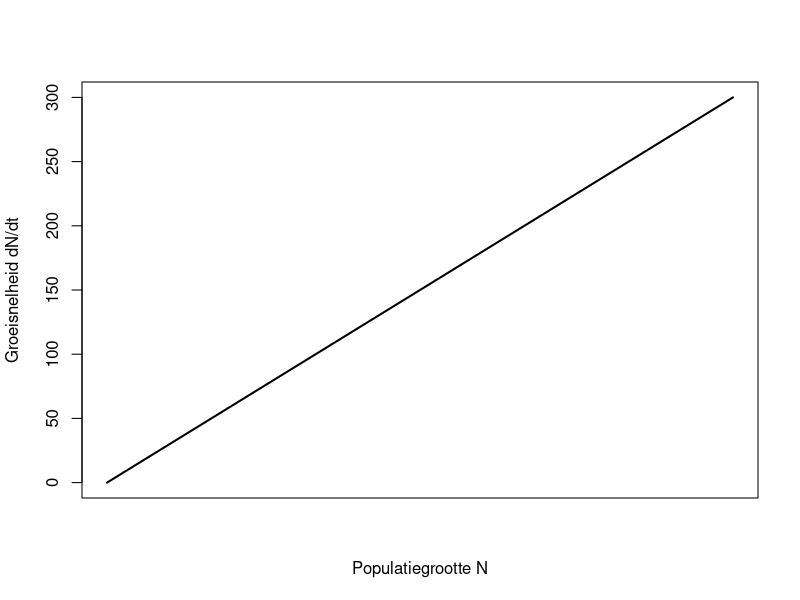
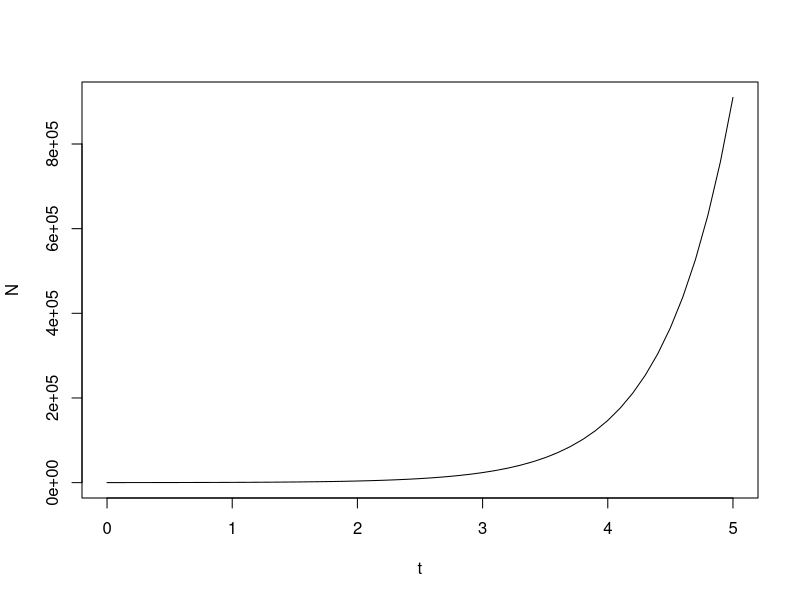
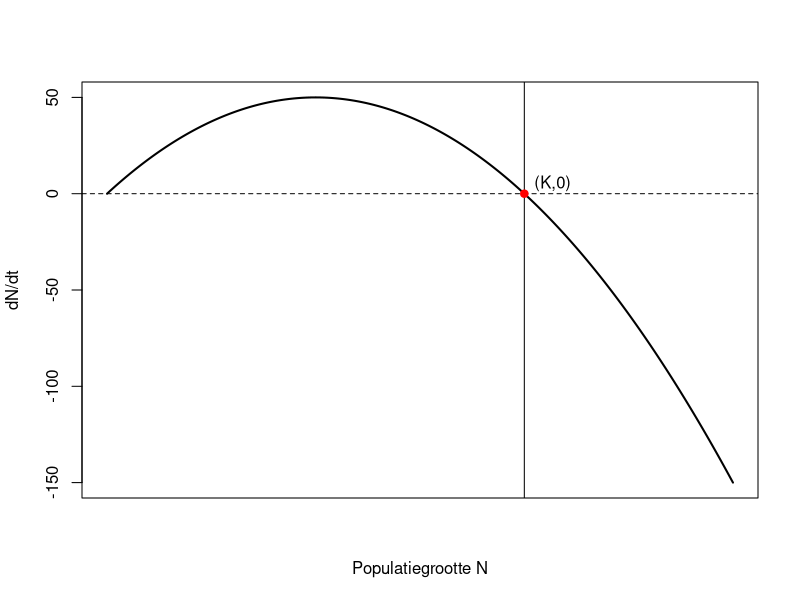
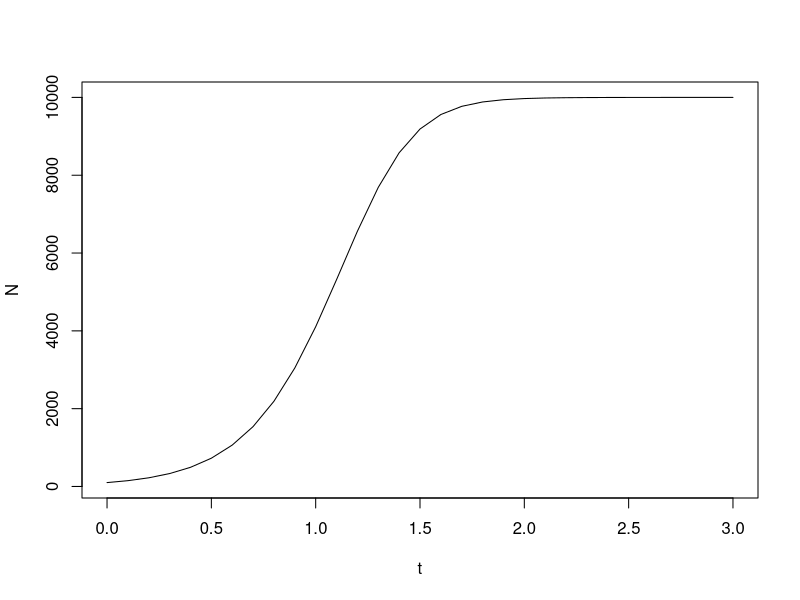
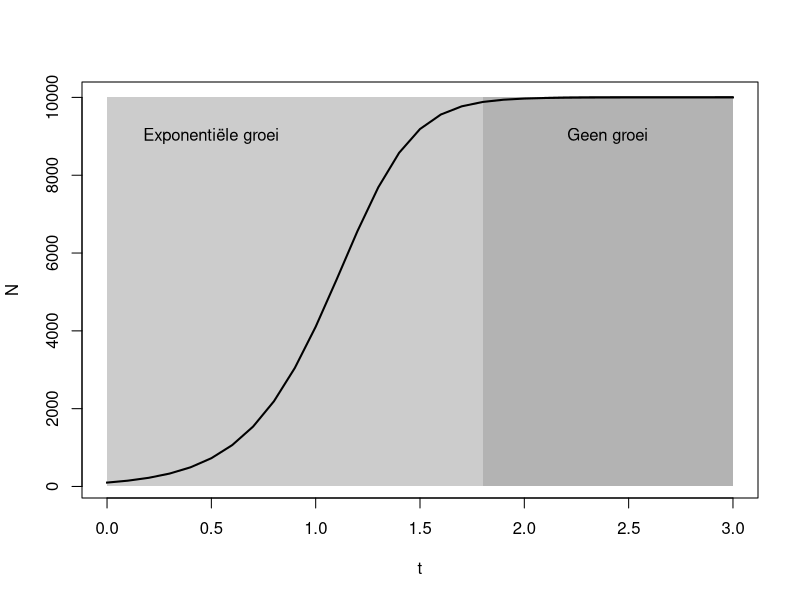
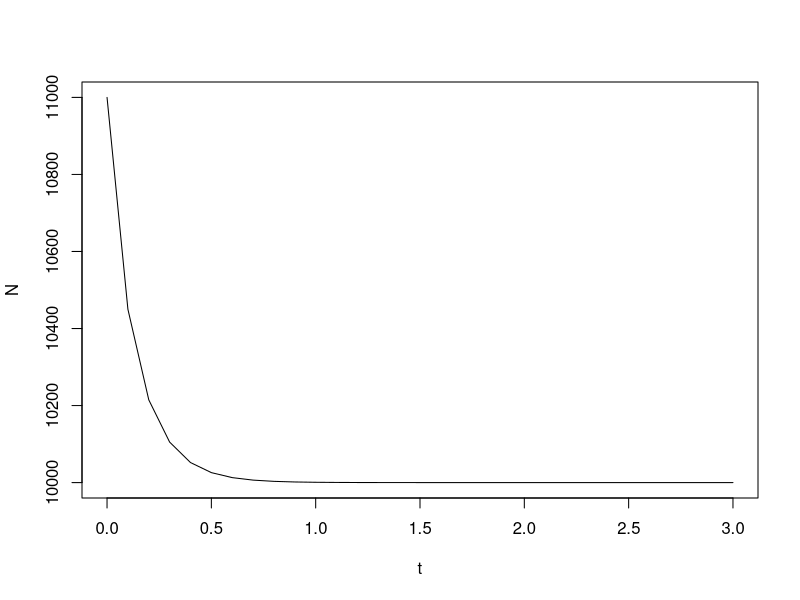
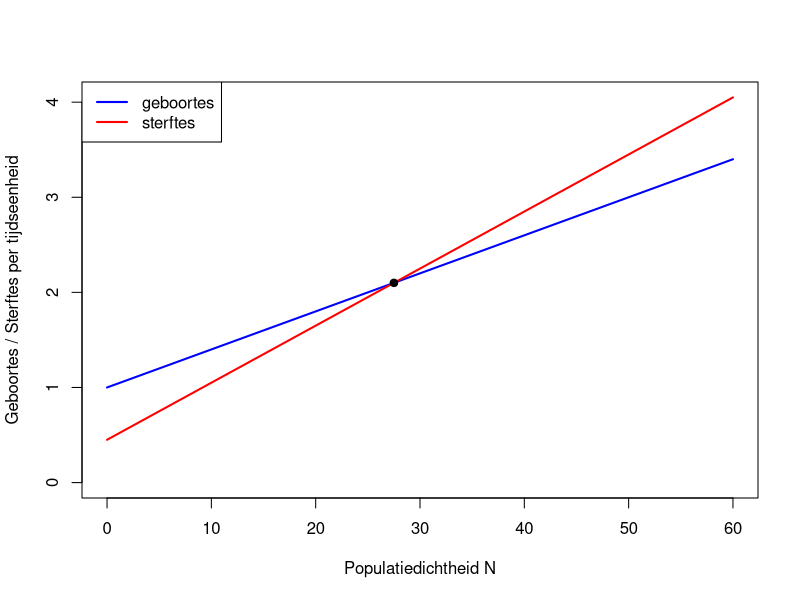

R code for these plots, in order:
## ---- chunk 1
r <- 2 # parameter voor de groeisnelheid

# N-waarden
N_vals <- seq(0, 150, length.out = 400)

# afgeleide van exponentieel model
dNdt <- r * N_vals

# plot
plot(N_vals, dNdt, type = "l", lwd = 2,
     xlab = "Populatiegrootte N",
     ylab = "Groeisnelheid dN/dt",
     xaxt = "n")
## ---- chunk 2
dt <- 0.1 # tijdstappen voor berekeningen en plotten
r <- 2 # groeisnelheid

t <- seq(0,5, by = dt) # we plotten 5 tijdseenheden
N <- numeric(length(t)) # vector om populatiegroottes in op te slaan
N[1] <- 100 # beginwaarde 100

for(i in 1:(length(t)-1)){
  N[i + 1] <- N[i] + dt * r * N[i] # huidige waarde + tijdsstap*afgeleide (differentiaalvergelijking)
}

plot(t,N, type = 'l')
## ---- chunk 3
# parameters
r <- 2
K <- 100

# N-waarden
N_vals <- seq(0, 150, length.out = 400)

# afgeleide van logistiek model
dNdt <- r * N_vals * (1 - N_vals / K)

# plot
plot(N_vals, dNdt, type = "l", lwd = 2,
     xlab = "Populatiegrootte N",
     ylab = "dN/dt",
     xaxt = "n")

abline(h = 0, lty = 2)
abline(v=K)

# evenwichtspunt
points(K, 0, pch = 19, col = "red")
text(K, max(dNdt)*0.1, labels = "(K,0)", pos = 4)
## ---- chunk 4
dt <- 0.1
r <- 5 # groeisnelheid
K <- 10000 # draagkracht

t <- seq(0,3, by = dt)
N <- numeric(length(t))
N[1] <- 100

for(i in 1:(length(t)-1)){
  N[i + 1] <- N[i] + dt *r*N[i]*(1 - N[i]/K) # de nieuwe differentiaalvergelijking
}

plot(t,N, type = 'l')
## ---- chunk 5
dt <- 0.1
r <- 5

t <- seq(0, 3, by = dt)
N <- numeric(length(t))
N[1] <- 100

for(i in 1:(length(t)-1)){
  N[i + 1] <- N[i] + dt *r*N[i]*(1 - N[i]/K)
}

# Fasegrens (ongeveer)
exp_end <- 1.8

plot(t, N, 
     type = "l", 
     lwd = 2)

# fase van exponentiële groei
rect(0, 0, exp_end, max(N), col = "grey80", border = NA)

# stationaire fase
rect(exp_end, 0, max(t), max(N),col = "grey70", border = NA)

lines(t, N, lwd = 2)

text(0.5, max(N)*0.9, "Exponentiële groei")
text(2.4, max(N)*0.9, "Geen groei")

## ---- chunk 6
N[1] <- 1.1*K # start op 1.1 maal de draagkracht
for(i in 1:(length(t)-1)){
  N[i + 1] <- N[i] + dt *r*N[i]*(1 - N[i]/K)
}

plot(t,N, type = 'l')
## ---- chunk 7
# Jouw antwoord
## ---- chunk 8
g <- function(n) 1 + 0.04*n
# of (vooral voor langere functies:)
s <- function(n) {
      0.45 + 0.06*n
    }
## ---- chunk 9
# evenwichtspunt
K <- 27.5

# plotbereik
n_vals <- seq(0, 60, length.out = 400)

# basisplot
plot(n_vals, g(n_vals), type = "l", lwd = 2, col = "blue",
     ylim = c(0, max(g(n_vals), s(n_vals))),
     xlab = "Populatiedichtheid N",
     ylab = "Geboortes / Sterftes per tijdseenheid")


lines(n_vals, s(n_vals), lwd = 2, col = "red")

# evenwichtspunt
points(K, g(K), pch = 19)

# legenda
legend("topleft",
       legend = c("geboortes", "sterftes"),
       col = c("blue", "red"),
       lwd = 2)
